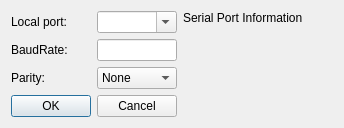
<?xml version="1.0" encoding="UTF-8"?>
<ui version="4.0">
 <class>ConnectDialog</class>
 <widget class="QDialog" name="ConnectDialog">
  <property name="geometry">
   <rect>
    <x>0</x>
    <y>0</y>
    <width>332</width>
    <height>121</height>
   </rect>
  </property>
  <property name="windowTitle">
   <string>Dialog</string>
  </property>
  <layout class="QGridLayout" name="gridLayout_2">
   <item row="0" column="0">
    <layout class="QGridLayout" name="gridLayout">
     <item row="1" column="0">
      <widget class="QLabel" name="label_2">
       <property name="maximumSize">
        <size>
         <width>100</width>
         <height>16777215</height>
        </size>
       </property>
       <property name="text">
        <string>BaudRate:</string>
       </property>
      </widget>
     </item>
     <item row="0" column="0">
      <widget class="QLabel" name="label">
       <property name="maximumSize">
        <size>
         <width>100</width>
         <height>16777215</height>
        </size>
       </property>
       <property name="text">
        <string>Local port:</string>
       </property>
       <property name="alignment">
        <set>Qt::AlignLeading|Qt::AlignLeft|Qt::AlignVCenter</set>
       </property>
      </widget>
     </item>
     <item row="2" column="0">
      <widget class="QLabel" name="label_3">
       <property name="maximumSize">
        <size>
         <width>100</width>
         <height>16777215</height>
        </size>
       </property>
       <property name="text">
        <string>Parity:</string>
       </property>
      </widget>
     </item>
     <item row="0" column="1">
      <widget class="QComboBox" name="combox_local">
       <property name="maximumSize">
        <size>
         <width>150</width>
         <height>16777215</height>
        </size>
       </property>
       <property name="editable">
        <bool>true</bool>
       </property>
      </widget>
     </item>
     <item row="2" column="1">
      <widget class="QComboBox" name="comboBox_parity">
       <property name="maximumSize">
        <size>
         <width>150</width>
         <height>16777215</height>
        </size>
       </property>
       <item>
        <property name="text">
         <string>None</string>
        </property>
       </item>
       <item>
        <property name="text">
         <string>Odd</string>
        </property>
       </item>
       <item>
        <property name="text">
         <string>Even</string>
        </property>
       </item>
      </widget>
     </item>
     <item row="1" column="1">
      <widget class="QLineEdit" name="lineEdit_baudrate">
       <property name="sizePolicy">
        <sizepolicy hsizetype="Preferred" vsizetype="Fixed">
         <horstretch>0</horstretch>
         <verstretch>0</verstretch>
        </sizepolicy>
       </property>
       <property name="maximumSize">
        <size>
         <width>150</width>
         <height>16777215</height>
        </size>
       </property>
      </widget>
     </item>
     <item row="3" column="0">
      <widget class="QPushButton" name="pushButton_OK">
       <property name="text">
        <string>OK</string>
       </property>
      </widget>
     </item>
     <item row="3" column="1">
      <widget class="QPushButton" name="pushButton_Cancel">
       <property name="text">
        <string>Cancel</string>
       </property>
      </widget>
     </item>
    </layout>
   </item>
   <item row="0" column="1">
    <widget class="QLabel" name="label_view">
     <property name="minimumSize">
      <size>
       <width>150</width>
       <height>0</height>
      </size>
     </property>
     <property name="text">
      <string>Serial Port Information</string>
     </property>
     <property name="alignment">
      <set>Qt::AlignLeading|Qt::AlignLeft|Qt::AlignTop</set>
     </property>
    </widget>
   </item>
  </layout>
 </widget>
 <resources/>
 <connections>
  <connection>
   <sender>pushButton_OK</sender>
   <signal>clicked()</signal>
   <receiver>ConnectDialog</receiver>
   <slot>accept()</slot>
   <hints>
    <hint type="sourcelabel">
     <x>113</x>
     <y>170</y>
    </hint>
    <hint type="destinationlabel">
     <x>9</x>
     <y>109</y>
    </hint>
   </hints>
  </connection>
  <connection>
   <sender>pushButton_Cancel</sender>
   <signal>clicked()</signal>
   <receiver>ConnectDialog</receiver>
   <slot>reject()</slot>
   <hints>
    <hint type="sourcelabel">
     <x>79</x>
     <y>199</y>
    </hint>
    <hint type="destinationlabel">
     <x>47</x>
     <y>139</y>
    </hint>
   </hints>
  </connection>
 </connections>
</ui>
